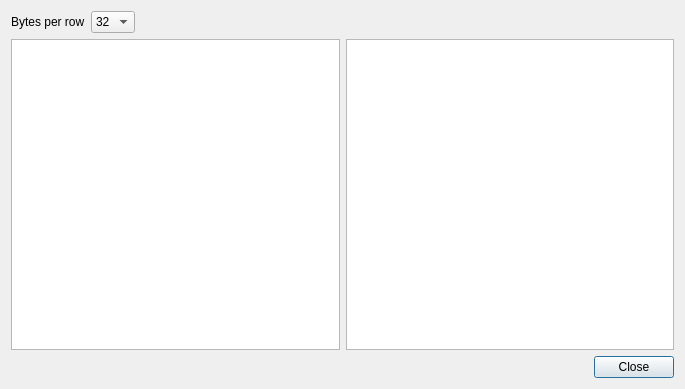
<?xml version="1.0" encoding="UTF-8"?>
<ui version="4.0">
 <class>DeFuseHexView</class>
 <widget class="QDialog" name="DeFuseHexView">
  <property name="geometry">
   <rect>
    <x>0</x>
    <y>0</y>
    <width>685</width>
    <height>389</height>
   </rect>
  </property>
  <property name="windowTitle">
   <string>De-Fuse - Memory Browser</string>
  </property>
  <layout class="QGridLayout" name="gridLayout">
   <item row="0" column="0">
    <layout class="QHBoxLayout" name="horizontalLayout">
     <item>
      <widget class="QLabel" name="label">
       <property name="text">
        <string>Bytes per row</string>
       </property>
      </widget>
     </item>
     <item>
      <widget class="QComboBox" name="cbBytesPerRow">
       <property name="currentIndex">
        <number>1</number>
       </property>
       <item>
        <property name="text">
         <string>16</string>
        </property>
       </item>
       <item>
        <property name="text">
         <string>32</string>
        </property>
       </item>
       <item>
        <property name="text">
         <string>48</string>
        </property>
       </item>
      </widget>
     </item>
     <item>
      <spacer name="horizontalSpacer">
       <property name="orientation">
        <enum>Qt::Horizontal</enum>
       </property>
       <property name="sizeHint" stdset="0">
        <size>
         <width>40</width>
         <height>20</height>
        </size>
       </property>
      </spacer>
     </item>
    </layout>
   </item>
   <item row="1" column="0">
    <widget class="QTableWidget" name="tbHexView">
     <property name="editTriggers">
      <set>QAbstractItemView::NoEditTriggers</set>
     </property>
     <property name="showGrid">
      <bool>false</bool>
     </property>
     <property name="gridStyle">
      <enum>Qt::SolidLine</enum>
     </property>
     <attribute name="horizontalHeaderDefaultSectionSize">
      <number>26</number>
     </attribute>
    </widget>
   </item>
   <item row="1" column="1">
    <widget class="QTableWidget" name="tbCharView">
     <property name="editTriggers">
      <set>QAbstractItemView::NoEditTriggers</set>
     </property>
     <property name="showGrid">
      <bool>false</bool>
     </property>
     <property name="gridStyle">
      <enum>Qt::SolidLine</enum>
     </property>
     <attribute name="horizontalHeaderDefaultSectionSize">
      <number>26</number>
     </attribute>
     <attribute name="verticalHeaderVisible">
      <bool>false</bool>
     </attribute>
    </widget>
   </item>
   <item row="2" column="1">
    <layout class="QHBoxLayout" name="horizontalLayout_2">
     <item>
      <spacer name="horizontalSpacer_2">
       <property name="orientation">
        <enum>Qt::Horizontal</enum>
       </property>
       <property name="sizeHint" stdset="0">
        <size>
         <width>40</width>
         <height>20</height>
        </size>
       </property>
      </spacer>
     </item>
     <item>
      <widget class="QPushButton" name="bClose">
       <property name="text">
        <string>Close</string>
       </property>
      </widget>
     </item>
    </layout>
   </item>
  </layout>
 </widget>
 <resources>
  <include location="qt_ui.qrc"/>
 </resources>
 <connections/>
</ui>
